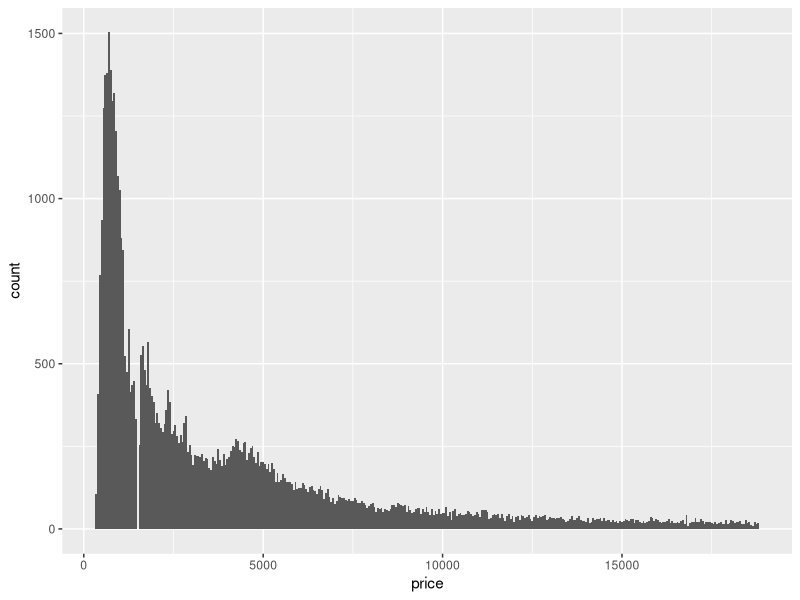
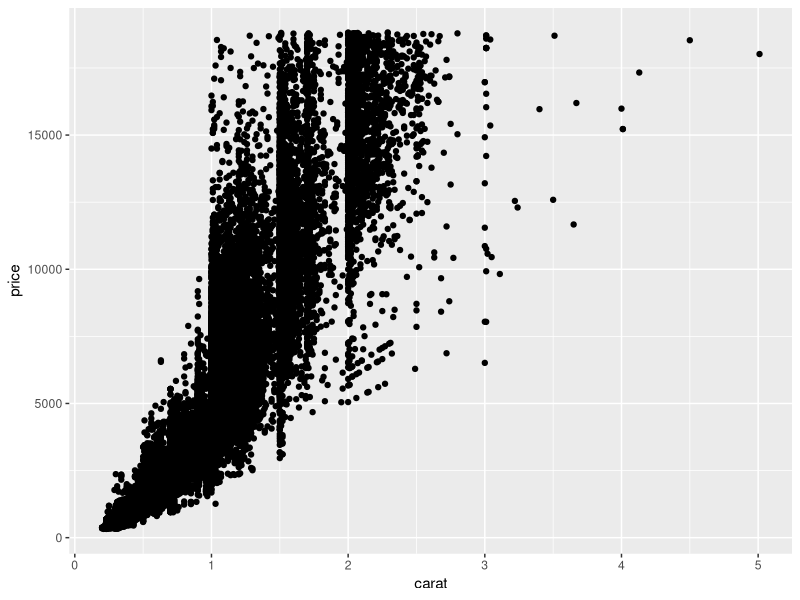
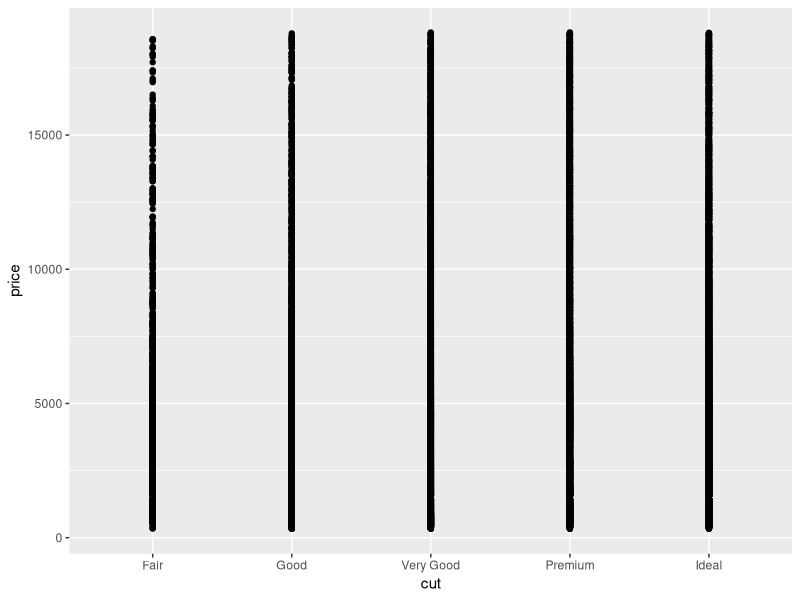
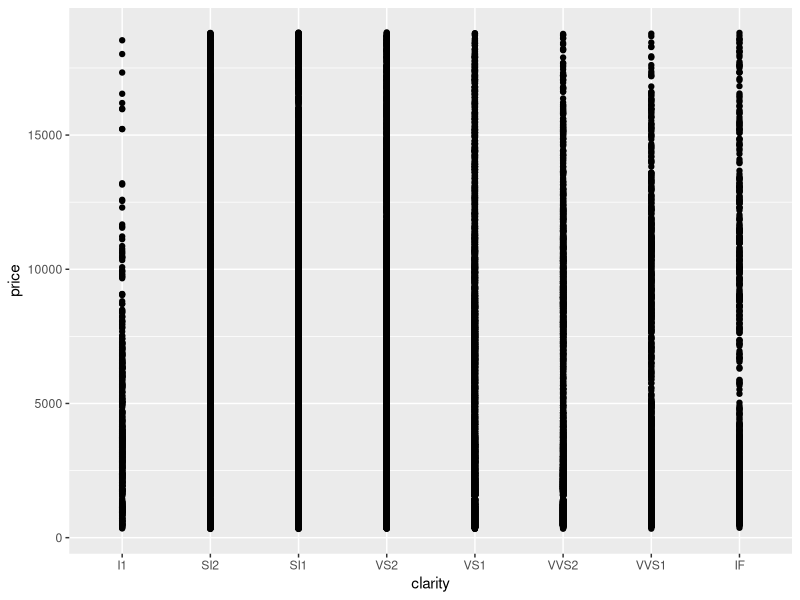
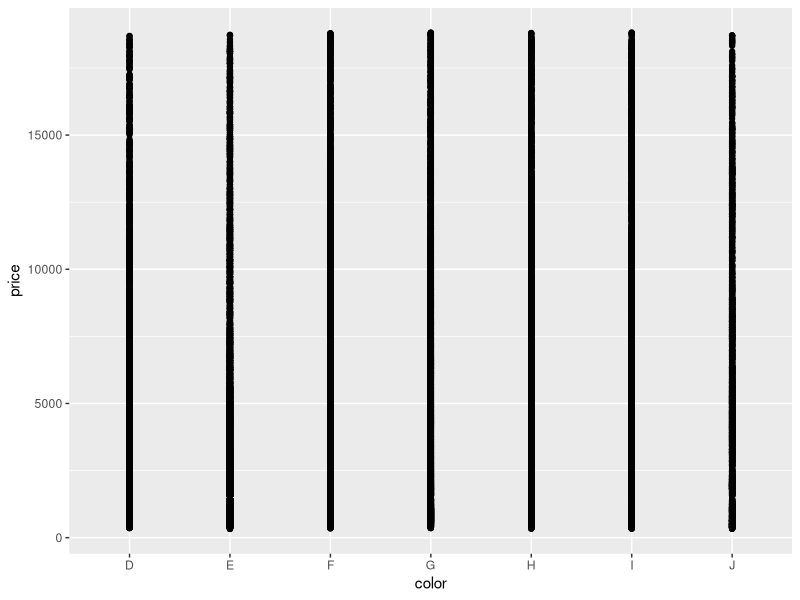
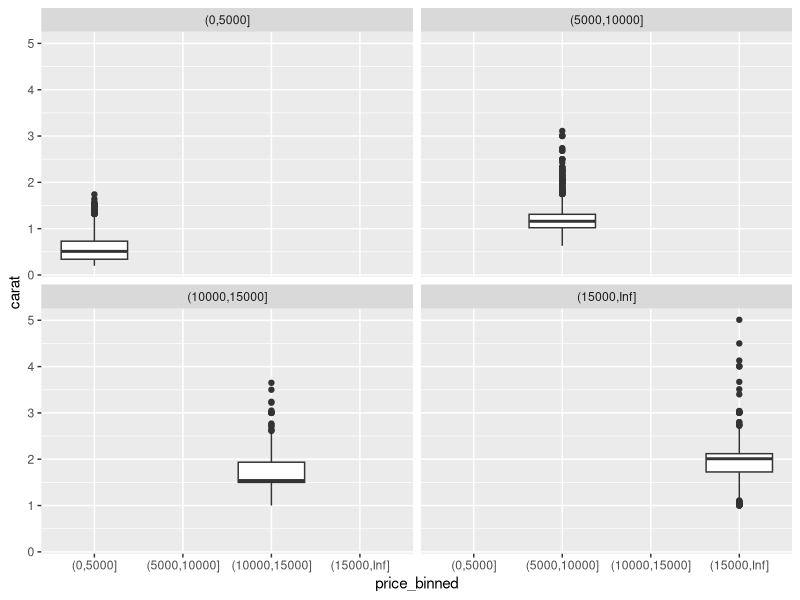

The R source for these figures, in order:
#' ---
#' title: "Answers to the R4DS 03 Data Transformation Exercise"
#' author: Robert Papel
#' date: April 9, 2018
#' output: github_document
#' ---

library(tidyverse)


#' **Exercise 1**: Explore the distribution of price with geom_histogram() and
#' other functions. Challenge yourself to go beyond the first plot you generate,
#' which might might look something like this:
 
diamonds %>% 
  ggplot(aes(price)) + 
  geom_histogram(aes(price), binwidth = 50)

summary(diamonds$price)
 
#'If you change it to the bar chart, you get a HUGE spread, so a histogram is
#'definitely the best option. I think the histogram automatically does count on
#'the y-axis, so just using price for aes() is definitely the move. Quite a lot
#'of diamonds are under $5000 in price, with the long tail moving out as prices
#'go up. I think this makes sense, for diamonds and price.


#' **Exercise 2** :Which of the 4Cs (i.e., carat, cut, color, and clarity) is
#' most important for predicting the price of a diamond?

diamonds %>% 
  select("carat", "cut", "color", "clarity", "price") %>% 
  ggplot(aes(x = carat, y = price)) +
  geom_point()
#' this plot shows shows a huge rise with price and carat. You can also run a
#' regression (line fit), and see the stats using the summary argument
  
diamonds %>% 
  select("carat", "cut", "color", "clarity", "price") %>% 
  ggplot(aes(x = cut, y = price)) +
  geom_point()
#' this plot shows nothing valuable, or usable  

diamonds %>% 
  select("carat", "cut", "color", "clarity", "price") %>% 
  ggplot(aes(x = clarity, y = price)) +
  geom_point()
#' useless plot

diamonds %>% 
  select("carat", "cut", "color", "clarity", "price") %>% 
  ggplot(aes(x = color, y = price)) +
  geom_point()
#' also useless, just bars with color and the price. shows nothing

 
#' **Exercise 3** : Visualize the distribution of carat, partitioned by price.
#' Then, after revisiting Faceting, use facet_wrap() to accomplish the same.

diamonds %>% 
  mutate(price_binned = cut(price, breaks = c(seq(0, max(price), 5000), Inf), 
                       dig.lab = 10)) %>% 
  ggplot(aes(price_binned, carat)) +
  geom_boxplot() +
  facet_wrap(~ price_binned)

#' To be honest, not really sure what I am getting with these 4 separate graphs.
#' I understand that it is binned within price, but not much else








